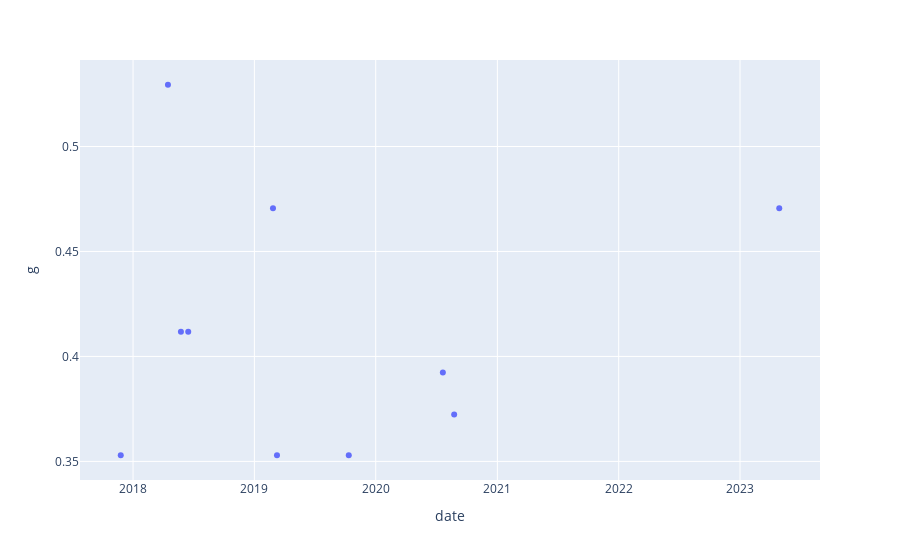

Notebook cell for this chart:
### Code cell
gvsdate = ascents[(ascents['user']=='paulk') & (~ascents['date'].isna())].sort_values(by='date')
gvsdate['YYYY-MM'] = gvsdate['date'].dt.to_period("M")
px.scatter(data_frame=gvsdate.groupby('YYYY-MM')[['date', 'g']].max(), x='date', y='g')

### Figure 1 — Plotly figure (JSON) as saved in the notebook; plotly's stock layout.template omitted (floating-point values rounded to 4 significant figures)
{"data": [{"hovertemplate": "date=%{x}<br>g=%{y}<extra></extra>", "legendgroup": "", "marker": {"color": "#636efa", "symbol": "circle"}, "mode": "markers", "name": "", "orientation": "v", "showlegend": false, "type": "scatter", "x": ["2017-11-25T00:00:00", "2018-04-16T00:00:00", "2018-05-25T00:00:00", "2018-06-16T00:00:00", "2019-02-26T00:00:00", "2019-03-10T00:00:00", "2019-10-12T00:00:00", "2020-07-21T00:00:00", "2020-08-24T00:00:00", "2023-04-29T00:00:00"], "xaxis": "x", "y": [0.3529, 0.5294, 0.4118, 0.4118, 0.4706, 0.3529, 0.3529, 0.3924, 0.3724, 0.4706], "yaxis": "y"}], "layout": {"autosize": true, "legend": {"tracegroupgap": 0}, "margin": {"t": 60}, "xaxis": {"anchor": "y", "autorange": true, "domain": [0, 1], "range": ["2017-07-31 05:01:06.0955", "2023-08-23 18:58:53.9045"], "title": {"text": "date"}, "type": "date"}, "yaxis": {"anchor": "x", "autorange": true, "domain": [0, 1], "range": [0.3393, 0.5431], "title": {"text": "g"}, "type": "linear"}}}
